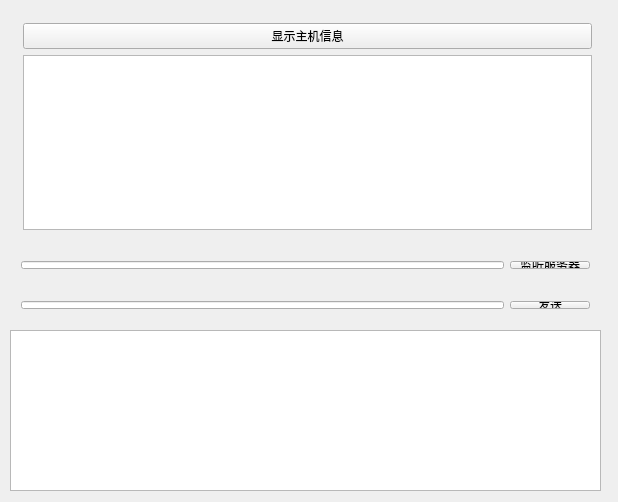
<?xml version="1.0" encoding="UTF-8"?>
<ui version="4.0">
 <class>MainWindow</class>
 <widget class="QMainWindow" name="MainWindow">
  <property name="geometry">
   <rect>
    <x>0</x>
    <y>0</y>
    <width>618</width>
    <height>502</height>
   </rect>
  </property>
  <property name="windowTitle">
   <string>服务器</string>
  </property>
  <widget class="QWidget" name="centralWidget">
   <widget class="QWidget" name="layoutWidget">
    <property name="geometry">
     <rect>
      <x>12</x>
      <y>12</y>
      <width>591</width>
      <height>229</height>
     </rect>
    </property>
    <layout class="QVBoxLayout" name="verticalLayout">
     <item>
      <widget class="QPushButton" name="hostifobt">
       <property name="text">
        <string>显示主机信息</string>
       </property>
      </widget>
     </item>
     <item>
      <widget class="QTextEdit" name="textEdit"/>
     </item>
    </layout>
   </widget>
   <widget class="QWidget" name="layoutWidget">
    <property name="geometry">
     <rect>
      <x>10</x>
      <y>250</y>
      <width>591</width>
      <height>30</height>
     </rect>
    </property>
    <layout class="QHBoxLayout" name="horizontalLayout">
     <item>
      <widget class="QLineEdit" name="lineEdit"/>
     </item>
     <item>
      <widget class="QPushButton" name="listenbt">
       <property name="text">
        <string>监听服务器</string>
       </property>
      </widget>
     </item>
    </layout>
   </widget>
   <widget class="QTextEdit" name="informtext">
    <property name="geometry">
     <rect>
      <x>10</x>
      <y>330</y>
      <width>591</width>
      <height>161</height>
     </rect>
    </property>
   </widget>
   <widget class="QWidget" name="layoutWidget">
    <property name="geometry">
     <rect>
      <x>10</x>
      <y>290</y>
      <width>591</width>
      <height>30</height>
     </rect>
    </property>
    <layout class="QHBoxLayout" name="horizontalLayout_2">
     <item>
      <widget class="QLineEdit" name="massageedit"/>
     </item>
     <item>
      <widget class="QPushButton" name="sendbt">
       <property name="text">
        <string>发送</string>
       </property>
      </widget>
     </item>
    </layout>
   </widget>
  </widget>
 </widget>
 <layoutdefault spacing="6" margin="11"/>
 <resources/>
 <connections/>
</ui>
